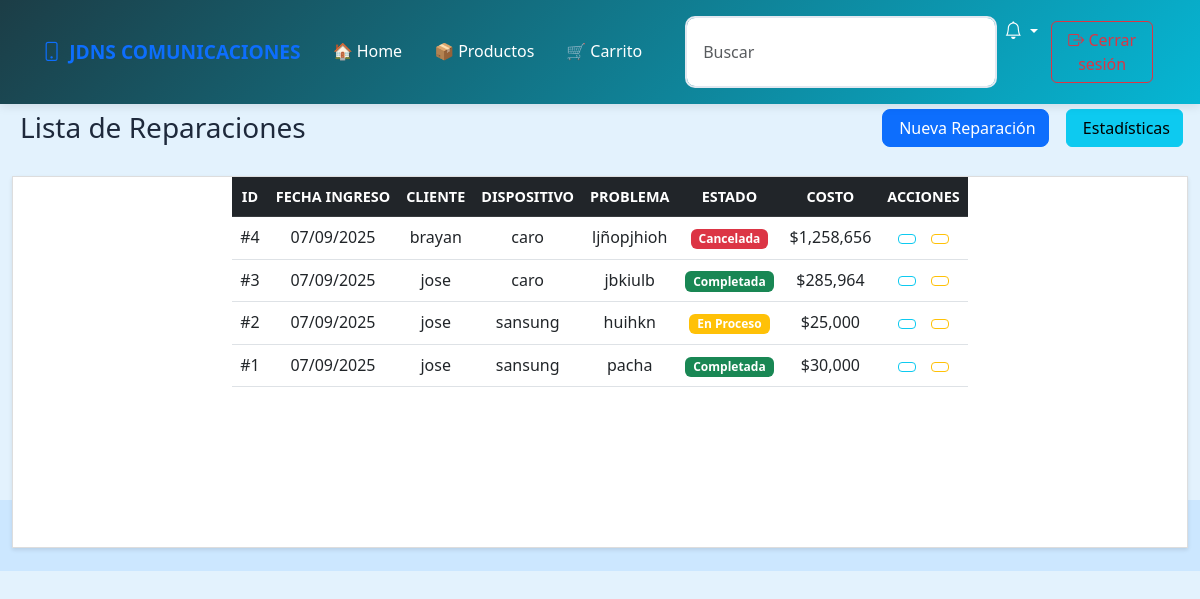
The page /reparaciones/listar (signed in) on the database as committed earlier.
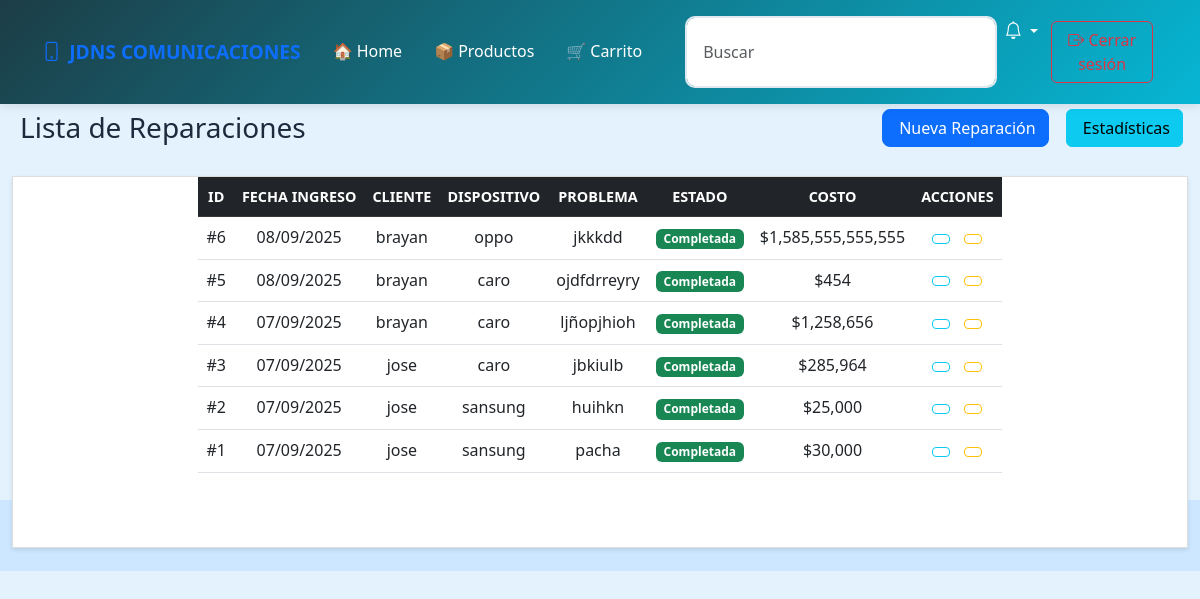
The same page on the database as committed later.
### app/models/users.py (models this page shows, shortened)
class Reparacion(db.Model):
    __tablename__ = 'reparacion'
    idreparacion = db.Column(db.Integer, primary_key=True)
    fecha_ingreso = db.Column(db.DateTime)
    estado = db.Column(db.String(200))
    problema_reparacion = db.Column(db.Text(500))
    costo = db.Column(db.Integer)
    fecha_entrega = db.Column(db.DateTime)
    telefono_idtelefono = db.Column(db.Integer)
    usuario_idusuario = db.Column(db.Integer, db.ForeignKey('usuario.idusuario'))
    dispositivo_iddispositivo = db.Column(db.Integer, db.ForeignKey('dispositivo.iddispositivo'))
    usuario = db.relationship('Users', backref='reparaciones')
    dispositivo = db.relationship('Dispositivo', backref='reparaciones')

class Users(db.Model, UserMixin):
    __tablename__ = 'usuario'
    idusuario = db.Column(db.Integer, primary_key=True)
    nombre = db.Column(db.String(100))
    telefono = db.Column(db.String(45))
    correo = db.Column(db.String(100), unique=True)
    direccion = db.Column(db.String(100))
    password = db.Column(db.String(255))
    rol = db.Column(db.Enum('cliente', 'tecnico', 'admin'))
    @property
    def is_authenticated(self):
        return True

class Dispositivo(db.Model):
    __tablename__ = 'dispositivo'
    iddispositivo = db.Column(db.Integer, primary_key=True)
    marca = db.Column(db.String(45))
    color = db.Column(db.String(45))
    imei = db.Column(db.String(45))
    usuario_idusuario = db.Column(db.Integer, db.ForeignKey('usuario.idusuario'))

### app/routes/reparaciones.py (the view)
@bp.route('/reparaciones/listar')
@login_required
def listar_reparaciones():
    if current_user.rol == 'admin':
        reparaciones = Reparacion.query.order_by(Reparacion.fecha_ingreso.desc()).all()
    else:
        reparaciones = Reparacion.query.filter_by(
            usuario_idusuario=current_user.idusuario
        ).order_by(Reparacion.fecha_ingreso.desc()).all()
    return render_template('listar_reparaciones.html', reparaciones=reparaciones)

### app/templates/listar_reparaciones.html (shortened to what this page needs)
{% extends "plantilla.html" %}
{% block content %}
<div class="container-fluid py-4">
  <div class="row">
    <div class="col-12">
      <div class="d-flex justify-content-between align-items-center mb-4">
        <h2 class="h3 mb-0">
          Lista de Reparaciones
        </h2>
        <div>
          {% if current_user.rol in ['admin', 'tecnico'] %}
            <a href="{{ url_for('reparacion.nueva_reparacion') }}" class="btn btn-primary">
               Nueva Reparación
            </a>
          {% endif %}
          {% if current_user.rol == 'admin' %}
            <a href="{{ url_for('reparacion.estadisticas_reparaciones') }}" class="btn btn-info ms-2">
               Estadísticas
            </a>
          {% endif %}
        </div>
      </div>
      {% if reparaciones %}
        <div class="card">
          <div class="card-body p-0">
            <div class="table-responsive">
              <table class="table table-hover mb-0">
                <thead class="table-dark">
                  <tr>
                    <th>ID</th>
                    <th>Fecha Ingreso</th>
                    <th>Cliente</th>
                    <th>Dispositivo</th>
                    <th>Problema</th>
                    <th>Estado</th>
                    <th>Costo</th>
                    <th>Acciones</th>
                  </tr>
                </thead>
                <tbody>
                  {% for reparacion in reparaciones %}
                    <tr>
                      <td>#{{ reparacion.idreparacion }}</td>
                      <td>{{ reparacion.fecha_ingreso.strftime('%d/%m/%Y') }}</td>
                      <td>
                        {% if reparacion.usuario %}
                          {{ reparacion.usuario.nombre }}
                        {% else %}
                          —
                        {% endif %}
                      </td>
                      <td>
                        {% if reparacion.dispositivo %}
                          {{ reparacion.dispositivo.marca }}
                        {% else %}
                          —
                        {% endif %}
                      </td>
                      <td>{{ reparacion.problema_reparacion }}</td>
                      <td>
                        {% if reparacion.estado == 'completada' %}
                          <span class="badge bg-success">Completada</span>
                        {% elif reparacion.estado == 'en_proceso' %}
                          <span class="badge bg-warning">En Proceso</span>
                        {% elif reparacion.estado == 'pendiente' %}
                          <span class="badge bg-secondary">Pendiente</span>
                        {% elif reparacion.estado == 'cancelada' %}
                          <span class="badge bg-danger">Cancelada</span>
                        {% else %}
                          <span class="badge bg-light text-dark">{{ reparacion.estado|capitalize }}</span>
                        {% endif %}
                      </td>
                      <td>
                        {% if reparacion.costo %}
                          ${{ "{:,.0f}".format(reparacion.costo) }}
                        {% else %}
                          —
                        {% endif %}
                      </td>
                      <td>
                        <a href="{{ url_for('reparacion.ver_reparacion', reparacion_id=reparacion.idreparacion) }}" class="btn btn-sm btn-outline-info">
                        </a>
                        {% if current_user.rol in ['admin', 'tecnico'] %}
                          <a href="{{ url_for('reparacion.editar_reparacion', reparacion_id=reparacion.idreparacion) }}" class="btn btn-sm btn-outline-warning">
                          </a>
                        {% endif %}
                      </td>
                    </tr>
                  {% endfor %}
                </tbody>
              </table>
            </div>
          </div>
        </div>
      {% endif %}
    </div>
  </div>
</div>
{% endblock %}

Rows that differ between the two databases and show on the page:
added Reparacion: idreparacion "6", fecha_ingreso "08/09/2025", usuario.nombre "brayan", dispositivo.marca "oppo", problema_reparacion "jkkkdd", estado "Completada", costo "1,585,555,555,555"
added Reparacion: idreparacion "5", fecha_ingreso "08/09/2025", usuario.nombre "brayan", dispositivo.marca "caro", problema_reparacion "ojdfdrreyry", estado "Completada", costo "454"
changed Reparacion "ljñopjhioh": estado "Cancelada" → "Completada"
changed Reparacion "huihkn": estado "En Proceso" → "Completada"
